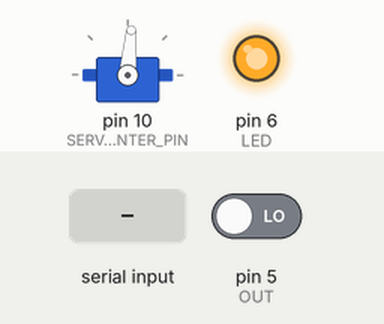
This sketch was run on a simulated Arduino Uno, built with avr-gcc and run on an emulated ATmega328P. On the bench: servo, output pins drawn as LEDs (lit = HIGH). Inputs (shaded band) come from the test bench; at power-on: pin 5 (OUT) LOW. Pins used as bus, display or sensor lines are not drawn; what the sketch prints to the serial monitor is not drawn.

Above: at 1.2 s.
1.3 s: "1" received over Serial
At 5.1 s:
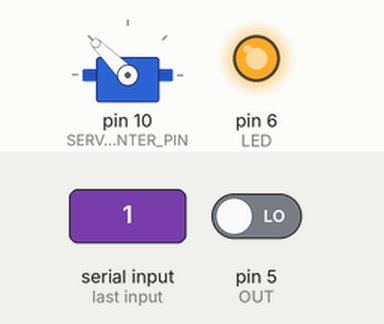
Timing chart, 0 to 6.6 s (numbered marks = the images above; inputs shaded):
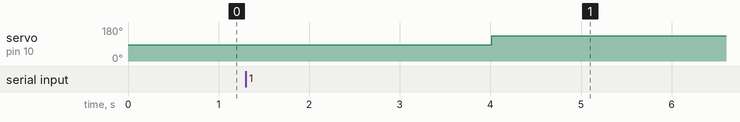

Measured:
- after the input at 1.3 s, servo on pin 10 (SERVO_CENTER_PIN): 85° → 135° after 2.7 s

The sketch:

Read_color_basic.ino
```cpp
#include <Servo.h>

#define S0 9
#define S1 8
#define S2 3
#define S3 4
#define OUT 5
#define LED 6
#define SERVO_CENTER_PIN 10

Servo servoCenter;

void setup() {
  pinMode(S0, OUTPUT);
  pinMode(S1, OUTPUT);
  pinMode(S2, OUTPUT);
  pinMode(S3, OUTPUT);
  pinMode(LED, OUTPUT);
  pinMode(OUT, INPUT);

  digitalWrite(S0, HIGH);
  digitalWrite(S1, HIGH);
  digitalWrite(LED, HIGH);

  Serial.begin(9600);

  servoCenter.attach(SERVO_CENTER_PIN);
  servoCenter.write(85); // เริ่มที่ตำแหน่งอ่านสี
}

void loop() {
  // เช็คคำสั่งจาก Serial Monitor
  if (Serial.available()) {
    char cmd = Serial.read();

    if (cmd == '1') {
      servoCenter.write(135);
      Serial.println("→ servoCenter ไปที่ 135 องศา (รับวัตถุ)");
    } else if (cmd == '0') {
      servoCenter.write(85);
      Serial.println("→ servoCenter กลับที่ 85 องศา (อ่านค่าสี)");
    }
  }

  // อ่านค่าสีโดยตรง
  int red, green, blue;

  // อ่านสีแดง
  digitalWrite(S2, LOW);
  digitalWrite(S3, LOW);
  delay(5);
  red = pulseIn(OUT, LOW);

  // อ่านสีเขียว
  digitalWrite(S2, HIGH);
  digitalWrite(S3, HIGH);
  delay(5);
  green = pulseIn(OUT, LOW);

  // อ่านสีน้ำเงิน
  digitalWrite(S2, LOW);
  digitalWrite(S3, HIGH);
  delay(5);
  blue = pulseIn(OUT, LOW);

  // แสดงผลค่า
  Serial.print("RGB = [");
  Serial.print(red); Serial.print(", ");
  Serial.print(green); Serial.print(", ");
  Serial.print(blue); Serial.println("]");

  delay(1000); // อ่านทุก 1 วินาที
}
```
